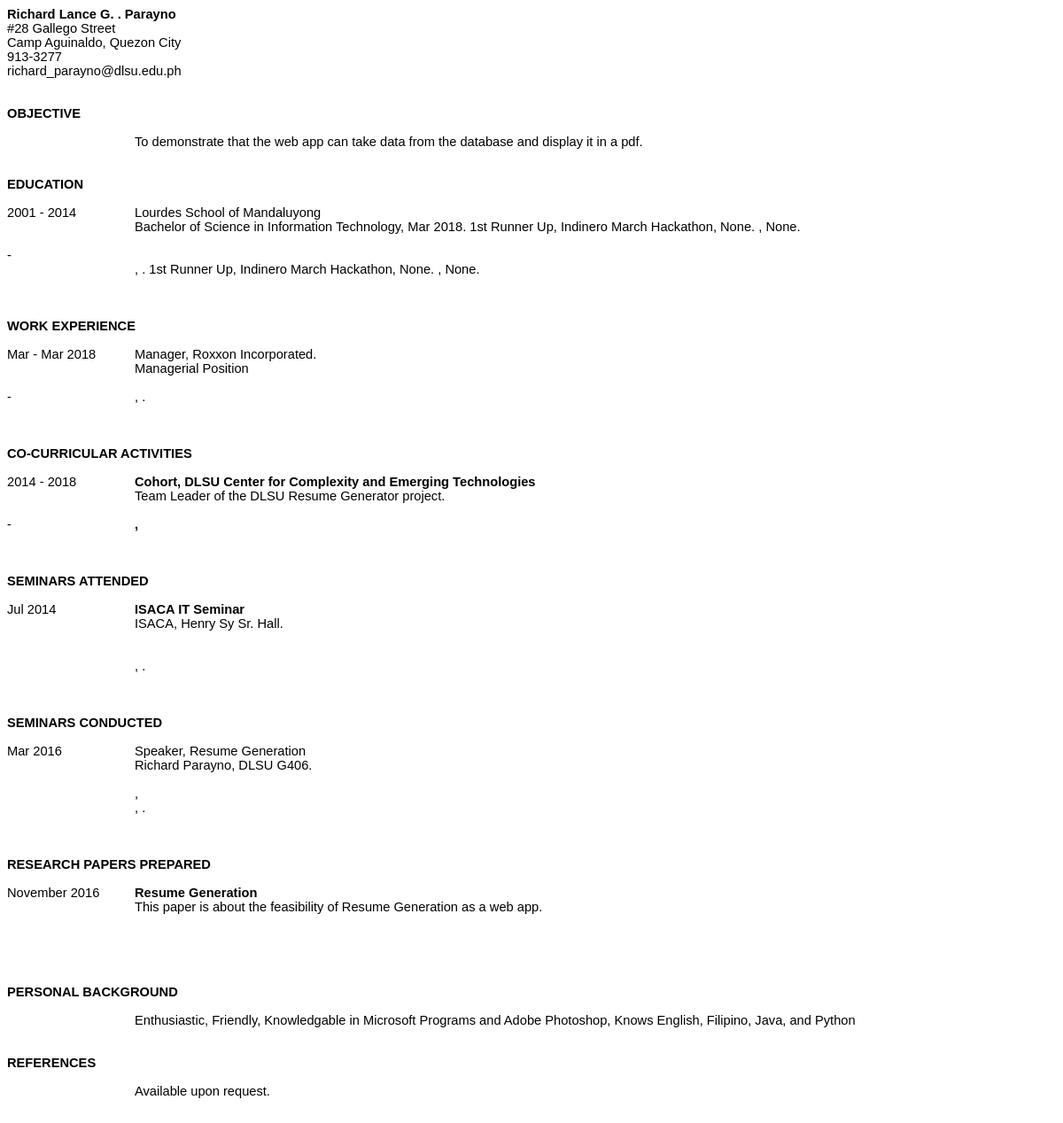
The page /resume/ (signed in) on the database its author committed.
### resumegeneratormain/models.py (models this page shows, shortened)
class UserProfile(models.Model):
	user = models.ForeignKey(User, on_delete=models.CASCADE)
	first_name = models.CharField(max_length=45)
	middle_initial = models.CharField(max_length=45)
	last_name = models.CharField(max_length=45)
	email = models.CharField(max_length=45)
	objective = models.TextField(blank=True, null=True)
	background = models.TextField()

class Address(models.Model):
	user = models.ForeignKey(User, on_delete=models.CASCADE)
	address_line_one = models.TextField()
	address_line_two = models.TextField()

class TelephoneNumber(models.Model):
	user = models.ForeignKey(User, on_delete=models.CASCADE)
	number = models.CharField(max_length=20)

class Education(models.Model):
	user = models.ForeignKey(User, on_delete=models.CASCADE)
	school = models.CharField(max_length=45)
	education_attained = models.CharField(max_length=45)
	year_start = models.CharField(max_length=4)
	year_finish= models.CharField(max_length=4)
	month_attained = models.CharField(max_length=3)
	year_attained = models.CharField(max_length=4)

class EducationAward(models.Model):
	user = models.ForeignKey(User, on_delete=models.CASCADE, null=True)
	school = models.ForeignKey(Education, on_delete=models.CASCADE, null=True)
	award_description = models.CharField(max_length=45, blank=True, null=True)
	award_date = models.CharField(max_length=4, blank=True, null=True)

class WorkExperience(models.Model):
	user = models.ForeignKey(User, on_delete=models.CASCADE)
	month_start = models.CharField(max_length=3)
	month_finish= models.CharField(max_length=3)
	year_finish= models.CharField(max_length=4)
	position = models.CharField(max_length=45)
	company = models.CharField(max_length=45)
	workdone = models.TextField()

class ExtraCurricular(models.Model):
	user = models.ForeignKey(User, on_delete=models.CASCADE)
	organization = models.CharField(max_length=45)
	position = models.CharField(max_length=45)
	work_done = models.TextField()
	year_start = models.CharField(max_length=4)
	year_finish = models.CharField(max_length=4)

class SeminarAttended(models.Model):
	user = models.ForeignKey(User, on_delete=models.CASCADE)
	month = models.CharField(max_length=3)
	year = models.CharField(max_length=4)
	title = models.CharField(max_length=45)
	seminar_head = models.CharField(max_length=45)
	venue = models.CharField(max_length=45)

class SeminarConducted(models.Model):
	user = models.ForeignKey(User, on_delete=models.CASCADE)
	month = models.CharField(max_length=3)
	year = models.CharField(max_length=4)
	position = models.CharField(max_length=45)
	title = models.CharField(max_length=45)
	seminar_head = models.CharField(max_length=45)
	venue = models.CharField(max_length=45)

class ResearchPaper(models.Model):
	user = models.ForeignKey(User, on_delete=models.CASCADE)
	month = models.CharField(max_length=3)
	year = models.CharField(max_length=4)
	title = models.CharField(max_length=70)
	summary = models.TextField()

### resumegeneratormain/views.py (the view)
# urls.py: url(r'^resume/$', views.resume, name='resume'),
def resume(request):
	data = {"user": User.objects.get(username=request.user.username)}
	return render(request, "BlankResume.html", data)

### resumegeneratormain/templates/BlankResume.html
<html>
  <head>
		{% load staticfiles %}
		<link href="../static/resumegeneratormain/css/blank-resume.css" rel="stylesheet" type="text/css">
  </head>
  <body>
		<div class='header'>
 			<p style='font-weight: bold;'>{{user.userprofile_set.first.first_name}} {{user.userprofile_set.first.middle_initial}}. {{user.userprofile_set.first.last_name}}</p>
			<p>
				{{user.address_set.first.address_line_one}} <br>
				{{user.address_set.first.address_line_two}} <br>
				{{user.telephonenumber_set.first.number}} <br>
				{{user.userprofile_set.first.email}} <br>
			</p>
		</div>
		<br>
		<br>
		<div class='objective'>
			<p id='section-header'>OBJECTIVE</p>
			<br>
			<p id='section-content-right'>
				{{user.userprofile_set.first.objective}}
			</p>
		</div>
		<br>
		<br>
		<div class='education'>
			<p id='section-header'>EDUCATION</p>
			<br>
			{% for education in user.education_set.all %}
      	<p id='section-content-left'>
        	{{education.year_start}} - {{education.year_finish}}
        </p>
        <p id='section-content-right'>
            {{education.school}}
            <br>
            {{education.education_attained}}, {{education.month_attained}} {{education.year_attained}}.
            {% for educationaward in user.educationaward_set.all %}
                {{educationaward.award_description}}, {{educationaward.award_date}}.
            {% endfor %}
        </p>
        <br>
      {% endfor %}
		</div>
		<br>
		<br>
		<div class='workexperience'>
			<p id="section-header">WORK EXPERIENCE</p>
			<br>
			{% for workexp in user.workexperience_set.all %}
      	<p id='section-content-left'>
        	{{workexp.month_start}} - {{workexp.month_finish}} {{workexp.year_finish}}
        </p>
        <p id='section-content-right'>
          {{workexp.position}}, {{workexp.company}}.
					<br>
					{{workexp.workdone}}
        </p>
        <br>
    	{% endfor %}
		</div>
		<br>
		<br>
		<div class='cocurricular'>
			<p id='section-header'>CO-CURRICULAR ACTIVITIES</p>
			<br>
			{% for curricular in user.extracurricular_set.all %}
      	<p id='section-content-left'>
        	{{curricular.year_start}} - {{curricular.year_finish}}
        </p>
        <p id='section-content-right'>
          <b>{{curricular.position}}, {{curricular.organization}}</b>
          <br>
          {{curricular.work_done}}
        </p>
          <br>
      {% endfor %}
		</div>
		<br>
		<br>
		<div class='seminarsattended'>
			<p id='section-header'>SEMINARS ATTENDED</p>
			<br>
			{% for seminarattend in user.seminarattended_set.all %}
      	<p id='section-content-left'>
          {{seminarattend.month}} {{seminarattend.year}}
        </p>
        <p id='section-content-right'>
          <b>{{seminarattend.title}}</b>
          <br>
          {{seminarattend.seminar_head}}, {{seminarattend.venue}}.
        </p>
        <br>
      {% endfor %}
		</div>
		<br>
		<br>
		<div class='seminarsconducted'>
			<p id="section-header">SEMINARS CONDUCTED</p>
			<br>
      {% for seminarconduct in user.seminarconducted_set.all %}
      	<p id='section-content-left'>
					{{seminarconduct.month}} {{seminarconduct.year}}
				</p>
				<p id='section-content-right'>
					{{seminarconduct.position}}, {{seminarconduct.title}}
          <br>
          {{seminarconduct.seminar_head}}, {{seminarconduct.venue}}.
        </p>
        <br>
			{% endfor %}
		</div>
		<br>
		<br>
		<div class='researchprepared'>
			<p id="section-header">RESEARCH PAPERS PREPARED</p>
			<br>
			{% for researchpaper in user.researchpaper_set.all %}
      	<p id='section-content-left'>
				{{researchpaper.month}} {{researchpaper.year}}
        </p>
				<p id='section-content-right'>
        	<b>{{researchpaper.title}}</b>
          <br>
          {{researchpaper.summary}}
				</p>
        <br>
      {% endfor %}
		</div>
		<br>
		<br>
		<div class='personalbackground'>
      <p id='section-header'>PERSONAL BACKGROUND</p>
			<br>
			<p id='section-content-right'>
				{{user.userprofile_set.first.background}}
			</p>
		</div>
		<br>
		<br>
		<div class='references'>
			<p id='section-header'>REFERENCES</p>
			<br>
			<p id='section-content-right'>
				Available upon request.
			</p>
		</div>
		<br>
		<br>
	</body>
</html>

### resumegeneratormain/static/resumegeneratormain/css/blank-resume.css (style rules this page uses)
html { font-family: Arial; font-size: 11pt; }
p { margin: 0px; padding: 0px; }
#section-header { font-weight: bold; }
#section-content-left { float: left; }
#section-content-right { text-align: justify; margin-left: 3.81cm; }

### rows shown on the page
Education: year_start "2001", year_finish "2014", school "Lourdes School of Mandaluyong", education_attained "Bachelor of Science in Information Technology", month_attained "Mar", year_attained "2018"
EducationAward: award_description "1st Runner Up, Indinero March Hackathon", award_date "None"
EducationAward: award_date "None"
WorkExperience: month_start "Mar", month_finish "Mar", year_finish "2018", position "Manager", company "Roxxon Incorporated", workdone "Managerial Position"
ExtraCurricular: year_start "2014", year_finish "2018", position "Cohort", organization "DLSU Center for Complexity and Emerging Technologies", work_done "Team Leader of the DLSU Resume Generator project."
SeminarAttended: month "Jul", year "2014", title "ISACA IT Seminar", seminar_head "ISACA", venue "Henry Sy Sr. Hall"
SeminarConducted: month "Mar", year "2016", position "Speaker", title "Resume Generation", seminar_head "Richard Parayno", venue "DLSU G406"
ResearchPaper: month "November", year "2016", title "Resume Generation", summary "This paper is about the feasibility of Resume Generation as a web app."

### other values the page prints
{{ user.userprofile_set.first.first_name }} "Richard Lance G."
{{ user.userprofile_set.first.last_name }} "Parayno"
{{ user.address_set.first.address_line_one }} "#28 Gallego Street"
{{ user.address_set.first.address_line_two }} "Camp Aguinaldo, Quezon City"
{{ user.telephonenumber_set.first.number }} "913-3277"
{{ user.userprofile_set.first.email }} "richard_parayno@dlsu.edu.ph"
{{ user.userprofile_set.first.objective }} "To demonstrate that the web app can take data from the database and display it in a pdf."
{{ user.userprofile_set.first.background }} "Enthusiastic, Friendly, Knowledgable in Microsoft Programs and Adobe Photoshop, Knows English, Filipino, Java, and Python"
